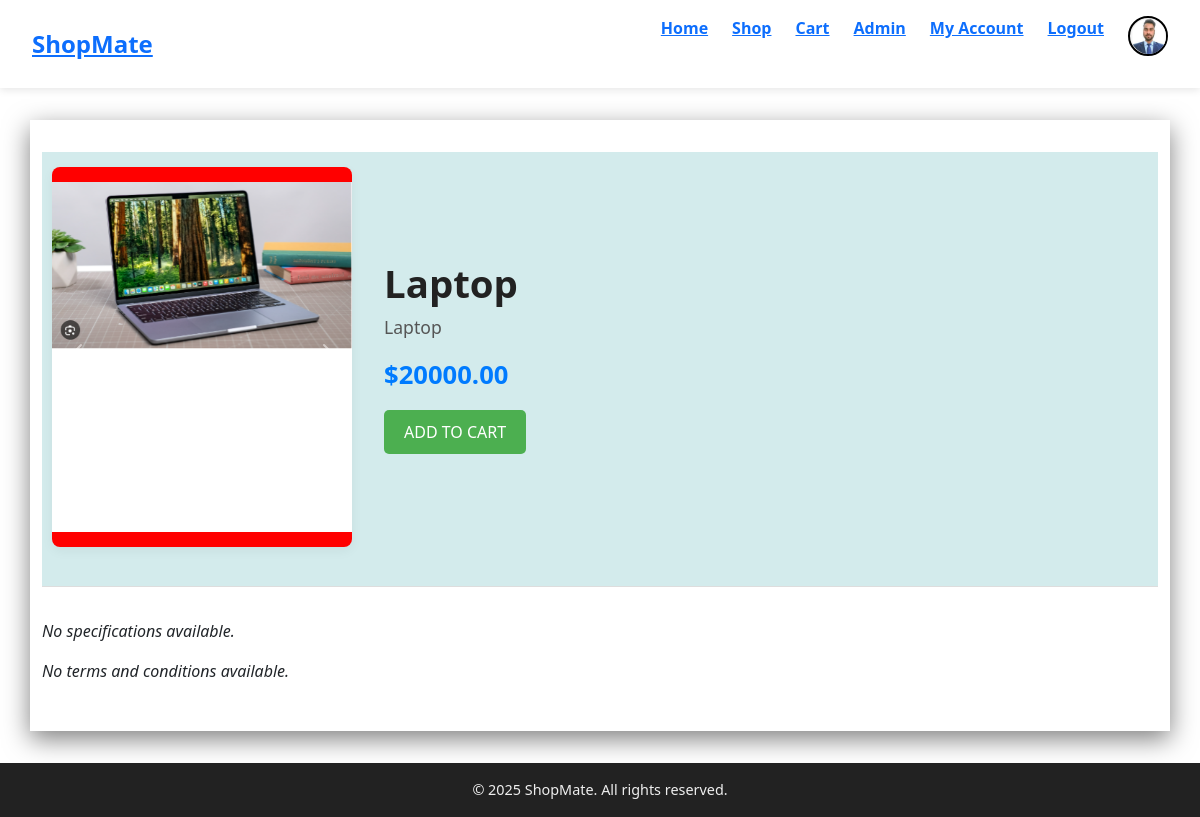
Page /itemdetail/IT0000000001 (signed in) on the committed database.
### ecommstore/models.py (models this page shows, shortened)
class UserProfile(models.Model):
    user = models.OneToOneField(User,on_delete=models.CASCADE)
    address = models.TextField()
    profile_picture = models.ImageField(upload_to='static', blank=True, null=True)

class Product(models.Model):
    product_code = models.CharField(max_length=12,primary_key=True)
    name = models.CharField(max_length=200)
    description = models.TextField()
    image = models.ImageField(upload_to = 'static', blank=True, null=True)
    price = models.DecimalField(max_digits=12,decimal_places=2)
    stock = models.IntegerField()
    specification = models.JSONField(null=True)
    termsnconditions = models.JSONField(null=True)
    created_date = models.DateTimeField(auto_now_add=True)
    desc1 = models.TextField(null=True)
    image1 = models.ImageField(upload_to = 'static', blank=True, null=True)
    image2 = models.ImageField(upload_to = 'static', blank=True, null=True)
    image3 = models.ImageField(upload_to = 'static', blank=True, null=True)

### ecommstore/views.py (the view)
# urls.py: path('itemdetail/<slug:PCode>',views.itemdetail,name="itemdetail"),
def itemdetail(request,PCode):
    product = Product.objects.filter(product_code=PCode).values()
    userprofile = UserProfile.objects.filter(user=request.user)
    profilepicture = ''
    if len(userprofile) > 0:
        print('profilepicture found!')
        profilepicture = userprofile[0].profile_picture
    params = {
        "product_code":product[0]["product_code"],
        "name":product[0]["name"],
        "image":product[0]["image"],
        "description":product[0]["description"],
        "price":product[0]["price"],
        "instock":product[0]["stock"],
        "specifications":product[0]["specification"],
        "termsnconditions":product[0]["termsnconditions"],
        "desc1":product[0]["desc1"],
        "image1":product[0]["image1"],
        "image2":product[0]["image2"],
        "image3":product[0]["image3"],
        "images":[product[0]["image"],product[0]["image1"],product[0]["image2"],product[0]["image3"]],
        "profilepicture":profilepicture
    }
    return render(request,'ecommstore/templates/itemdetail.html',params)

### ecommstore/templates/ecommstore/templates/itemdetail.html (shortened to what this page needs)
{% extends 'base.html' %}
{% block body %}
    <div class="container" role="main">
        <section class="item-header" aria-label="Item overview">
            <div class="item-image">
                    <div id="carouselExample" class="carousel slide" data-bs-ride="carousel">
                    <div class="carousel-inner">
                        {% for image in images %}
                        <div class="carousel-item {% if forloop.first %}active{% endif %}">
                        <img src="/{{image}}/" class="d-block w-100" alt="Slide {{ forloop.counter }}">
                        </div>
                        {% endfor %}
                    </div>
                    <button class="carousel-control-prev" type="button" data-bs-target="#carouselExample" data-bs-slide="prev">
                        <span class="carousel-control-prev-icon" aria-hidden="true"></span>
                    </button>
                    <button class="carousel-control-next" type="button" data-bs-target="#carouselExample" data-bs-slide="next">
                        <span class="carousel-control-next-icon" aria-hidden="true"></span>
                    </button>
                    </div>
            </div>
            <div class="item-info">
                <form method="post" action="{% url 'addToCartAct' product_code %}">
                <h1 class="item-name">{{ name }}</h1>
                <p class="item-description">{{ description }}</p>
                <p class="item-price">${{ price }}</p>
                <button class="add-cart-button">ADD TO CART</button>
                </form>
            </div>
        </section>
        {% if specifications %}
            <section class="specifications" aria-label="Item specifications">
                <h2>Specifications</h2>
                <table class="spec-table">
                    <tbody>
                    {% for key, value in specifications.items %}
                        <tr>
                            <th>{{ key }}</th>
                            <td>{{ value }}</td>
                        </tr>
                    {% endfor %}
                    </tbody>
                </table>
            </section>
        {% else %}
            <p><em>No specifications available.</em></p>
        {% endif %}
        {% if termsnconditions %}
            <section class="specifications" aria-label="Terms and conditions">
                <h2>Terms and conditions</h2>
                <table class="spec-table">
                    <tbody>
                    {% for key, value in termsnconditions.items %}
                        <tr>
                            <th>{{ key }}</th>
                            <td>{{ value }}</td>
                        </tr>
                    {% endfor %}
                    </tbody>
                </table>
            </section>
        {% else %}
            <p><em>No terms and conditions available.</em></p>
        {% endif %}
    </div>
{% endblock %}

### ecommstore/templates/base.html (shortened to what this page needs)
<!DOCTYPE html>
<html lang="en">
<head>
    <link href="https://cdn.jsdelivr.net/npm/bootstrap@5.3.2/dist/css/bootstrap.min.css" rel="stylesheet">
</head>
<body>
    <nav>
        <div class="logo">
            <a href="{% url 'home' %}">ShopMate</a>
        </div>
        <div id="main">
            <ul>
                <li><a href="{% url 'home' %}">Home</a></li>
                <li><a href="{% url 'shop' %}">Shop</a></li>
                <li><a href="{% url 'cart' %}">Cart</a></li>
                <li><a href="/admin">Admin</a></li>
                {% if user.is_authenticated %}
                    <li><a href="{% url 'account' %}">My Account</a></li>
                    <li><a href="{% url 'logout' %}">Logout</a></li>
                    <li><button class="openbtn" onclick="openNav()"><img id="pic" src="{{profilepicture}}" style="width: 35px; height: 35px;"/></button></li>
                {% else %}
                    <li><a href="{% url 'login' %}">Login</a></li>
                    <li><a href="{% url 'signup' %}">Sign Up</a></li>
                {% endif %}
            </ul>
        </div>
    </nav>
    {% block body %}{% endblock %}
    <footer>
        &copy; 2025 ShopMate. All rights reserved.
    </footer>
</body>
</html>

### rows in the picture
UserProfile: profile_picture (picture)
Product: image (picture), name "Laptop", description "Laptop", price "20000.00"
